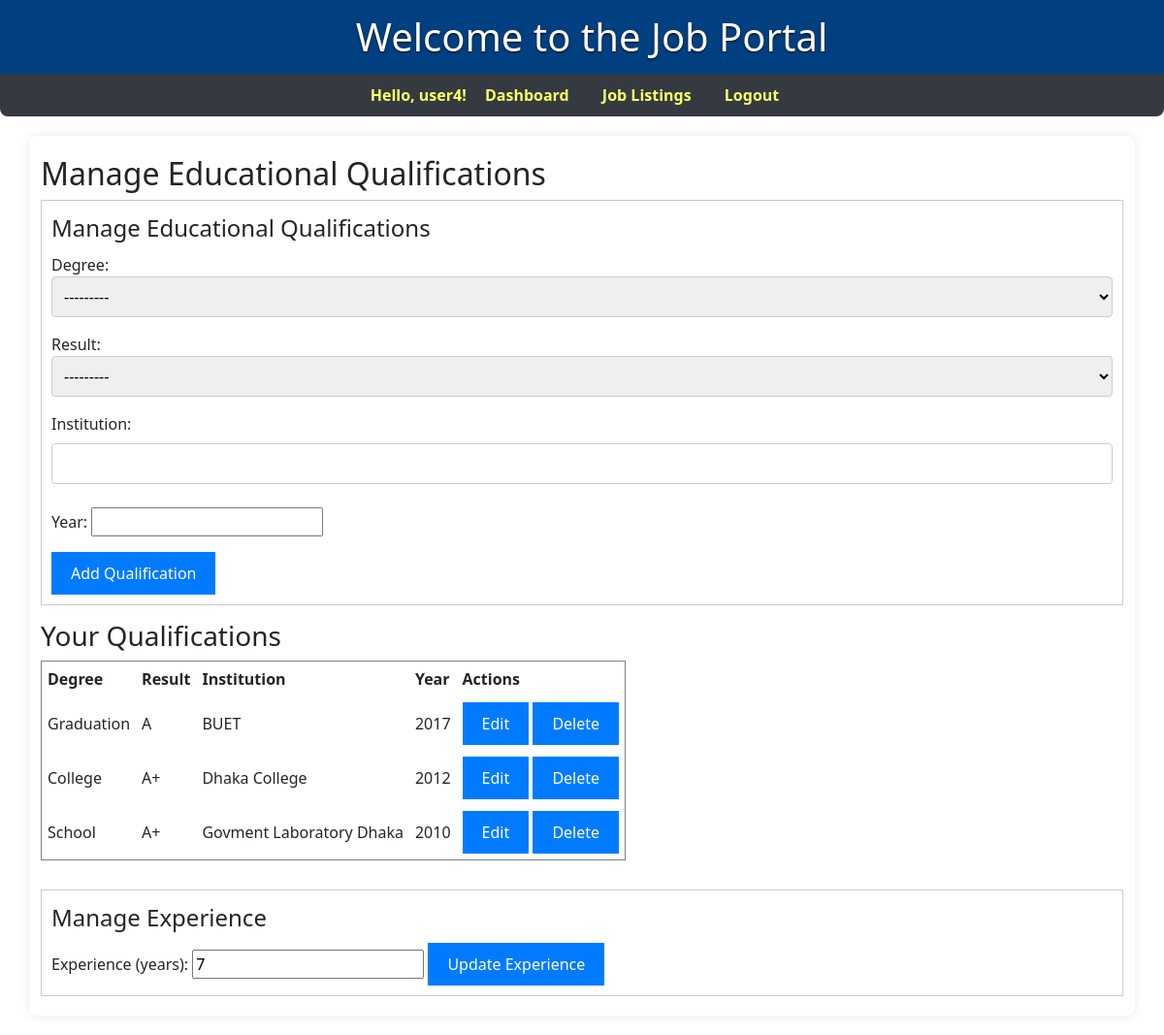
The app's page /manage-qualifications/ (signed in) with its own data.
### core/models.py (models this page shows, shortened)
class CustomUser(AbstractUser):
    ROLE_CHOICES = (
        ('employer', 'Employer'),
        ('applicant', 'Applicant'),
    )
    role = models.CharField(max_length=10, choices=ROLE_CHOICES)
    experience_years = models.IntegerField(blank=True, null=True)

class EducationalQualification(models.Model):
    DEGREE_CHOICES = [
        ('school', 'School'), ('college', 'College'), ('diploma', 'Diploma'),
        ('graduation', 'Graduation'), ('masters', 'Masters'), ('phd', 'PhD'),
        ('postdoc', 'Post Doc')
    ]
    RESULT_CHOICES = [
        ('A+', 'A+'), ('A', 'A'), ('A-', 'A-'),
        ('B+', 'B+'), ('B', 'B'), ('B-', 'B-'),
        ('C+', 'C+'), ('C', 'C'), ('C-', 'C-'), ('D', 'D')
    ]
    applicant = models.ForeignKey(settings.AUTH_USER_MODEL, on_delete=models.CASCADE, related_name='qualifications')
    degree = models.CharField(max_length=20, choices=DEGREE_CHOICES)
    result = models.CharField(max_length=2, choices=RESULT_CHOICES)
    institution = models.CharField(max_length=255, blank=True, null=True)
    year = models.PositiveIntegerField(blank=True, null=True)

### core/views.py (the view, shortened to what this page needs)
# urls.py: path('manage-qualifications/', views.manage_qualifications, name='manage_qualifications'),
@login_required
def manage_qualifications(request):
    if request.user.role != 'applicant':
        return redirect('dashboard')
    EDU_RANK = {
            'postdoc': 6, 'phd': 5, 'masters': 4, 'graduation': 3,
            'diploma': 2, 'college': 1, 'school': 0
        }
    qualifications = sorted(
            request.user.qualifications.all(),
            key=lambda q: (
                q.year if q.year is not None else 0,
                EDU_RANK.get(q.degree, -1)
            ),
            reverse=True
    )
    form = EducationalQualificationForm()
    edit_id = None
    return render(request, 'core/manage_qualifications.html', {
        'form': form,
        'qualifications': qualifications,
        'edit_id': edit_id,
        'experience_years': request.user.experience_years
    })

### core/forms.py
class EducationalQualificationForm(forms.ModelForm):
    class Meta:
        model = EducationalQualification
        fields = ['degree', 'result', 'institution', 'year']

### core/templates/core/manage_qualifications.html (shortened to what this page needs)
{% extends 'base.html' %}
{% block content %}
<h2>Manage Educational Qualifications</h2>
<form method="post">
    <fieldset style="border:1px solid #ccc; padding:10px; margin-bottom:15px;">
      <legend>Manage Educational Qualifications</legend>
      {{ form.as_p }}
      <button type="submit">{% if edit_id %}Update{% else %}Add{% endif %} Qualification</button>
    </fieldset>
</form>
<h3>Your Qualifications</h3>
<table border="1" cellpadding="6" cellspacing="0" style="border-collapse: collapse;">
  <thead>
    <tr>
      <th>Degree</th>
      <th>Result</th>
      <th>Institution</th>
      <th>Year</th>
      <th>Actions</th>
    </tr>
  </thead>
  <tbody>
  {% for qual in qualifications %}
    <tr>
      <td>{{ qual.degree|capfirst }}</td>
      <td>{{ qual.result }}</td>
      <td>{{ qual.institution }}</td>
      <td>{{ qual.year }}</td>
      <td>
        <form method="post" style="display:inline">
            <button type="submit">Edit</button>
        </form>
        <form method="post" style="display:inline">
            <button type="submit" onclick="return confirm('Are you sure you want to delete this qualification?')">Delete</button>
        </form>
      </td>
    </tr>
  {% empty %}
    <tr><td colspan="3">No qualifications added yet.</td></tr>
  {% endfor %}
  </tbody>
</table>
<form method="post" style="margin-top: 30px;">
  <fieldset style="border:1px solid #ccc; padding:10px;">
    <legend>Manage Experience</legend>
    <label for="experience_years">Experience (years):</label>
    <input type="number" name="experience_years" min="0" value="{{ experience_years|default_if_none:'' }}">
    <button type="submit">Update Experience</button>
  </fieldset>
</form>
{% endblock %}

### templates/base.html (shortened to what this page needs)
{% load static %}
<!DOCTYPE html>
<html>
<head>
    <link rel="stylesheet" href="{% static 'css/style.css' %}">
    <link href="https://cdn.jsdelivr.net/npm/bootstrap@5.3.3/dist/css/bootstrap.min.css" rel="stylesheet">
</head>
<body>
    <div class="site-banner">
        <h1 style="margin: 0; padding: 5px 15px;">Welcome to the Job Portal</h1>
    </div>
    <nav>
        {% if user.is_authenticated %}
            <span style="color:#ff6; font-weight:bold;">Hello, {{ user.get_full_name|default:user.username }}!</span>
            <a href="{% url 'dashboard' %}">Dashboard</a>
            {% if user.role == 'applicant' %}
            <a href="{% url 'job_list' %}">Job Listings</a>
            {% endif %}
            <form action="{% url 'logout' %}" method="post" style="display:inline;">
                <button type="submit" style="background:none;border:none;padding:0;color:#007bff;cursor:pointer;">Logout</button>
            </form>
        {% else %}
            <a href="{% url 'login' %}">Login</a>
            <a href="{% url 'register' %}">Register</a>
        {% endif %}
    </nav>
    <div class="container">
        {% block content %}{% endblock %}
    </div>
</body>
</html>

### static/css/style.css (style rules this page uses)
body { font-family: Arial, sans-serif; background-color: #f8f9fa; margin: 0; padding: 0; }
.site-banner { height: 2cm; color: white; display: flex; align-items: center; font-size: 1.2rem; padding-left: 20px; text-shadow: 0 1px 2px black; background-color: #004080; justify-content: center; box-shadow: 0 2px 5px rgba(0,0,0,0.1); }
.container { width: 80%; margin: 20px auto; background: white; padding: 20px; box-shadow: 0 0 10px rgba(0,0,0,0.1); border-radius: 8px; }
h2 { color: #343a40; }
input[type="text"], input[type="file"], textarea, select { width: 100%; padding: 8px; margin: 8px 0; border: 1px solid #ccc; border-radius: 4px; }
button { background-color: #007bff; color: white; padding: 10px 20px; border: none; border-radius: 4px; cursor: pointer; }
nav { background: #343a40; padding: 10px 0; margin-bottom: 20px; border-radius: 0 0 8px 8px; text-align: center; }
nav a, nav button { color: #ff6 !important; text-decoration: none; margin: 0 15px; font-weight: bold; background: none; border: none; padding: 0; cursor: pointer; font-size: 16px; transition: color 0.2s; }

### records on screen
CustomUser: get_full_name "user4"
EducationalQualification: degree "Graduation", result "A", institution "BUET", year "2017"
EducationalQualification: degree "College", result "A+", institution "Dhaka College", year "2012"
EducationalQualification: degree "School", result "A+", institution "Govment Laboratory Dhaka", year "2010"
